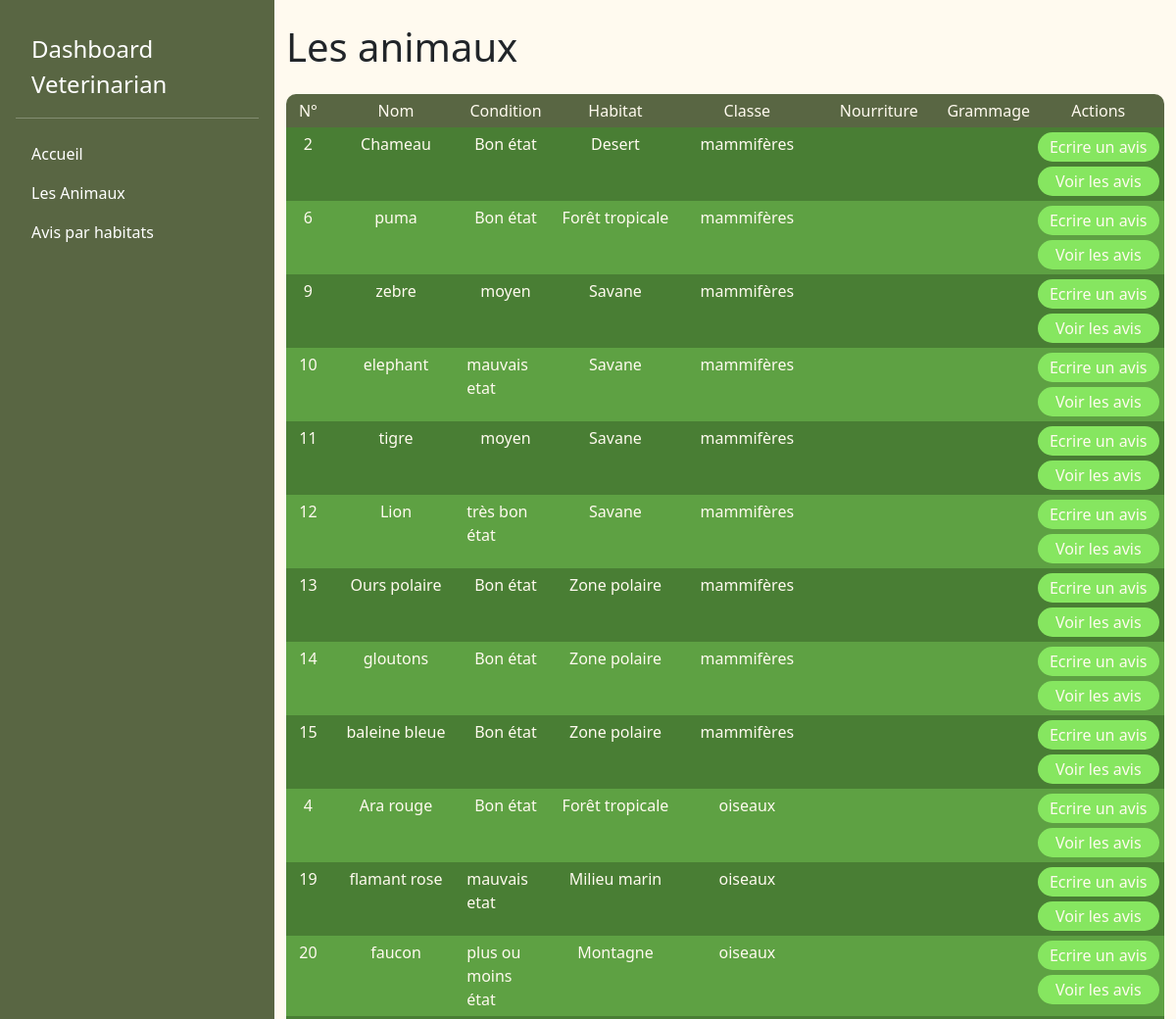
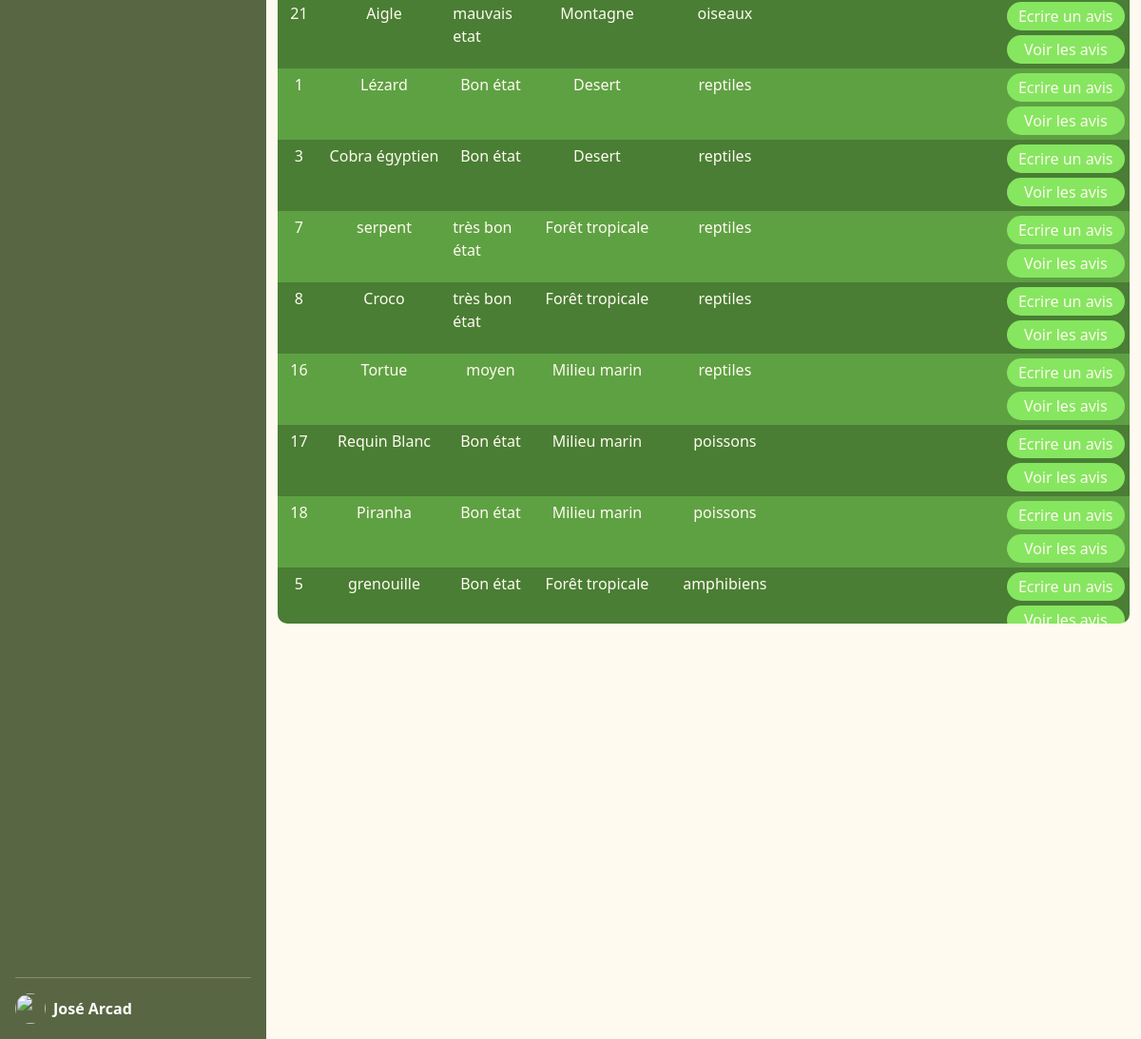
The page /veterinarian/pages/animals.php on the database its author committed (2 pictures, top to bottom).
### tables this page shows
CREATE TABLE IF NOT EXISTS `animal`(
    animal_id INT NOT NULL AUTO_INCREMENT,
    animal_name VARCHAR(255) NOT NULL,
    animal_condition VARCHAR(255),
    food VARCHAR(255),
    food_weight VARCHAR(255),
    veterinary_opinion_id INT,
    habitat_id INT,
    class_id INT,
    PRIMARY KEY(animal_id),
    FOREIGN KEY(habitat_id) REFERENCES habitat(habitat_id),
    FOREIGN KEY(class_id) REFERENCES class(class_id)
);

CREATE TABLE IF NOT EXISTS `habitat`(
    habitat_id INT NOT NULL AUTO_INCREMENT,
    habitat_name VARCHAR(255) NOT NULL,
    description TEXT(1000) NOT NULL,
    habitat_comment VARCHAR(255),
    image_id INT,
    PRIMARY KEY(habitat_id)
);

CREATE TABLE IF NOT EXISTS `class`(
    class_id INT AUTO_INCREMENT NOT NULL,
    class_label VARCHAR(255),
    PRIMARY KEY (class_id)
);

### lib/functions.php (called while the page is built, shortened)
<?php
function getAnimals(PDO $pdo): array
{
    $query = $pdo->prepare("SELECT * FROM animal JOIN class ON animal.class_id=class.class_id JOIN habitat ON animal.habitat_id=habitat.habitat_id");
    $query->execute();
    $animals = $query->fetchAll(PDO::FETCH_ASSOC);
    return $animals;
}

### veterinarian/pages/animals.php (the view, shortened to what this page needs)
<?php
require_once __DIR__ . "../../templates/header.php";
$animals = getAnimals($pdo);
?>
<div class="container">
    <div class="d-flex align-items-center justify-content-between">
        <h1 class="my-4">Les animaux</h1>
    </div>
    <div class="table">
        <div class="table_head table_head_animals">
            <div class="table_head_text">N°</div>
            <div class="table_head_text">Nom</div>
            <div class="table_head_text">Condition</div>
            <div class="table_head_text">Habitat</div>
            <div class="table_head_text">Classe</div>
            <div class="table_head_text">Nourriture</div>
            <div class="table_head_text">Grammage</div>
            <div class="table_head_text">Actions</div>
        </div>
        <?php foreach ($animals as $key => $animal) { ?>
            <div class="table_body table_body_animals <?php if ($key % 2 === 0) {
                                                            echo "striped";
                                                        } ?>">
                <div class="table_body_text"><?= $animal['animal_id'] ?></div>
                <div class="table_body_text"><?= $animal['animal_name'] ?></div>
                <div class="table_body_text"><?= $animal['animal_condition'] ?></div>
                <div class="table_body_text"><?= $animal['habitat_name'] ?></div>
                <div class="table_body_text"><?= $animal['class_label'] ?></div>
                <div class="table_body_text"><?= $animal['food'] ?></div>
                <div class="table_body_text"><?= $animal['food_weight'] ?></div>
                <div>
                    <a href="/veterinarian/pages/animal.php?animal_id=<?= $animal['animal_id'] ?>" class="table_head_text actionButton">Ecrire un avis</a>
                    <a href="/veterinarian/pages/animalOpinion.php?animal_id=<?= $animal['animal_id'] ?>" class="table_head_text actionButton">Voir les avis</a>
                </div>
            </div>
        <?php } ?>
    </div>
</div>
<?php
require_once __DIR__ . "../../templates/footer.php";
?>

### veterinarian/assets/css/styles.css (style rules this page uses)
body { margin: 0; background-color: #fffaef; }
@media screen and (min-width: 993px) { .table { max-height: 75vh; width: 100%; color: #fffaef; overflow: scroll; border-radius: 10px; } }
@media screen and (min-width: 993px) { .table_head { background-color: #596643; } }
@media screen and (min-width: 993px) { .table_body { background-color: #5ea143; } }
@media screen and (min-width: 993px) { .table_body .actionButton { color: #fffaef; text-decoration: none; background-color: #86e660; margin: 5px; border-radius: 15px; height: 30px; padding: 5px; line-height: 20px; } }
@media screen and (min-width: 993px) { .striped { background-color: #497e34; } }
@media screen and (min-width: 993px) { .table_head, .table_body { display: grid; grid-template-columns: 5% 15% 30% 20% 15% 15%; } }
@media screen and (min-width: 993px) { .table_head_text, .table_body_text { display: flex; justify-content: center; padding: 5px; } }
@media screen and (min-width: 993px) { .table_head_animals, .table_body_animals { grid-template-columns: 5% 15% 10% 15% 15% 15% 10% 15%; } }

### rows shown on the page
animal: animal_id "2", animal_name "Chameau", animal_condition "Bon état", habitat.habitat_name "Desert", class.class_label "mammifères"
animal: animal_id "6", animal_name "puma", animal_condition "Bon état", habitat.habitat_name "Forêt tropicale", class.class_label "mammifères"
animal: animal_id "9", animal_name "zebre", animal_condition "moyen", habitat.habitat_name "Savane", class.class_label "mammifères"
animal: animal_id "10", animal_name "elephant", animal_condition "mauvais etat", habitat.habitat_name "Savane", class.class_label "mammifères"
animal: animal_id "11", animal_name "tigre", animal_condition "moyen", habitat.habitat_name "Savane", class.class_label "mammifères"
animal: animal_id "12", animal_name "Lion", animal_condition "très bon état", habitat.habitat_name "Savane", class.class_label "mammifères"
animal: animal_id "13", animal_name "Ours polaire", animal_condition "Bon état", habitat.habitat_name "Zone polaire", class.class_label "mammifères"
animal: animal_id "14", animal_name "gloutons", animal_condition "Bon état", habitat.habitat_name "Zone polaire", class.class_label "mammifères"
animal: animal_id "15", animal_name "baleine bleue", animal_condition "Bon état", habitat.habitat_name "Zone polaire", class.class_label "mammifères"
animal: animal_id "4", animal_name "Ara rouge", animal_condition "Bon état", habitat.habitat_name "Forêt tropicale", class.class_label "oiseaux"
animal: animal_id "19", animal_name "flamant rose", animal_condition "mauvais etat", habitat.habitat_name "Milieu marin", class.class_label "oiseaux"
animal: animal_id "20", animal_name "faucon", animal_condition "plus ou moins état", habitat.habitat_name "Montagne", class.class_label "oiseaux"
animal: animal_id "21", animal_name "Aigle", animal_condition "mauvais etat", habitat.habitat_name "Montagne", class.class_label "oiseaux"
animal: animal_id "1", animal_name "Lézard", animal_condition "Bon état", habitat.habitat_name "Desert", class.class_label "reptiles"
animal: animal_id "3", animal_name "Cobra égyptien", animal_condition "Bon état", habitat.habitat_name "Desert", class.class_label "reptiles"
animal: animal_id "7", animal_name "serpent", animal_condition "très bon état", habitat.habitat_name "Forêt tropicale", class.class_label "reptiles"
animal: animal_id "8", animal_name "Croco", animal_condition "très bon état", habitat.habitat_name "Forêt tropicale", class.class_label "reptiles"
animal: animal_id "16", animal_name "Tortue", animal_condition "moyen", habitat.habitat_name "Milieu marin", class.class_label "reptiles"
animal: animal_id "17", animal_name "Requin Blanc", animal_condition "Bon état", habitat.habitat_name "Milieu marin", class.class_label "poissons"
animal: animal_id "18", animal_name "Piranha", animal_condition "Bon état", habitat.habitat_name "Milieu marin", class.class_label "poissons"
animal: animal_id "5", animal_name "grenouille", animal_condition "Bon état", habitat.habitat_name "Forêt tropicale", class.class_label "amphibiens"

### other values the page prints
$menuItem["title"] "Accueil"
$menuItem["title"] "Les Animaux"
$menuItem["title"] "Avis par habitats"
